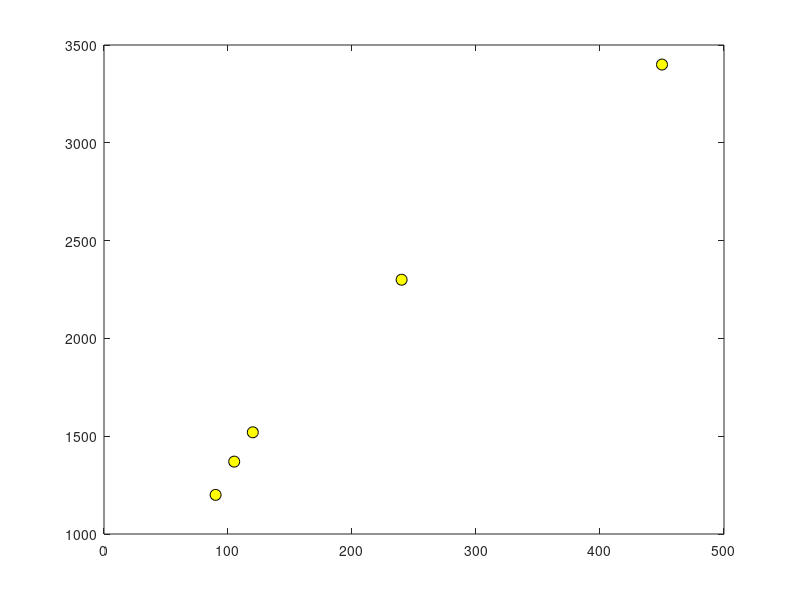

The MATLAB source for this figure:
% code for linear regression

close all % close windows
clear all % clear variables

% there are usually validating data and training data, for now they will be the same
% data input, data training: divided into two groups
% ; is to avoid dispaly in console, not an error

x = [90, 120, 240, 450, 105]; % areas
y = [1200, 1520, 2300, 3400, 1370]; % cost (100k)

plot(x, y, 'ok', 'MarkerFaceColor', 'y', 'MarkerSize', 8) 